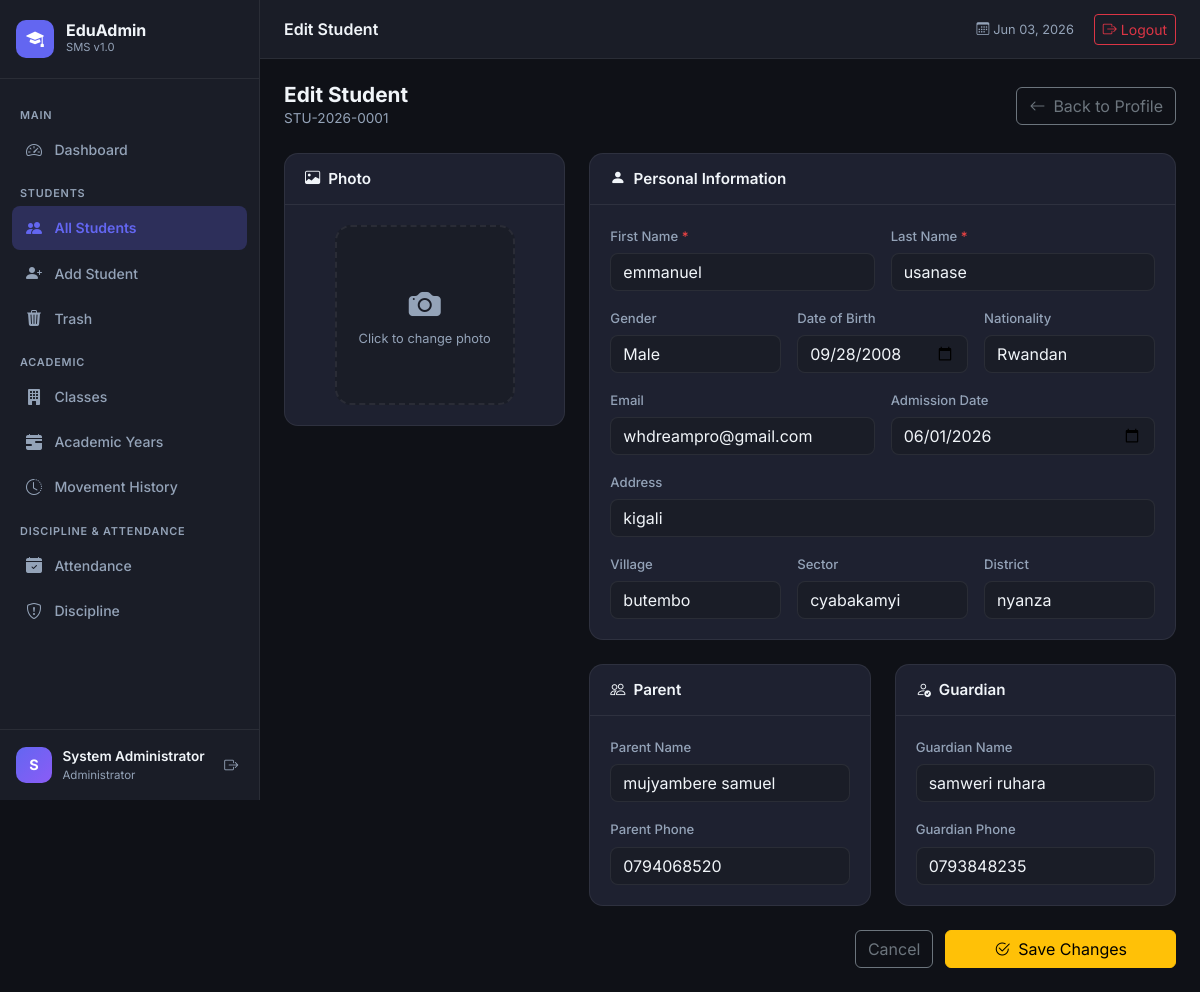
Screenshot of /public/index.php?page=students&action=edit&id=1 (signed in) with the database file from the repository.
### tables this page shows
CREATE TABLE `student_class_history` (
  `id` int(11) NOT NULL,
  `student_id` int(11) NOT NULL,
  `class_id` int(11) NOT NULL,
  `academic_year_id` int(11) NOT NULL,
  `status` enum('active','promoted','transferred','completed','repeated') DEFAULT 'active',
  `reason` enum('New Admission','Promotion','Transfer','Repeat') DEFAULT 'New Admission',
  `start_date` date NOT NULL,
  `end_date` date DEFAULT NULL,
  `remarks` text DEFAULT NULL,
  `created_at` timestamp NOT NULL DEFAULT current_timestamp(),
  `updated_at` timestamp NOT NULL DEFAULT current_timestamp() ON UPDATE current_timestamp()
);

CREATE TABLE `students` (
  `id` int(11) NOT NULL,
  `registration_number` varchar(50) NOT NULL,
  `first_name` varchar(100) NOT NULL,
  `last_name` varchar(100) NOT NULL,
  `gender` enum('Male','Female','Other') NOT NULL,
  `date_of_birth` date NOT NULL,
  `photo` varchar(255) DEFAULT NULL,
  `parent_name` varchar(200) DEFAULT NULL,
  `parent_phone` varchar(30) DEFAULT NULL,
  `guardian_name` varchar(200) DEFAULT NULL,
  `guardian_phone` varchar(30) DEFAULT NULL,
  `address` text DEFAULT NULL,
  `village` varchar(100) DEFAULT NULL,
  `sector` varchar(100) DEFAULT NULL,
  `district` varchar(100) DEFAULT NULL,
  `email` varchar(200) DEFAULT NULL,
  `nationality` varchar(100) DEFAULT 'Rwandan',
  `admission_date` date NOT NULL,
  `deleted_at` timestamp NULL DEFAULT NULL,
  `created_at` timestamp NOT NULL DEFAULT current_timestamp(),
  `updated_at` timestamp NOT NULL DEFAULT current_timestamp() ON UPDATE current_timestamp()
);

### app/controllers/StudentController.php (called while the page is built, shortened)
<?php
class StudentController {
    private StudentModel $studentModel;
    public function __construct() {
        $this->studentModel = new StudentModel();
    }
    public function edit(): void {
        $id = (int)($_GET['id'] ?? 0);
        $student    = $this->studentModel->getById($id);
        require_once APP . '/views/students/edit.php';
    }
}

### app/config/database.php (called while the page is built)
<?php
class Database {
    private static $instance = null;
    private PDO $pdo;
    private string $host     = '127.0.0.1';
    private string $dbname   = 'student_management';
    private string $username = 'root';
    private string $password = '';
    private string $charset  = 'utf8mb4';
    private string $port     = '3306';
    private function __construct() {
        $dsn = "mysql:host={$this->host};port={$this->port};dbname={$this->dbname};charset={$this->charset}";
        $options = [
            PDO::ATTR_ERRMODE            => PDO::ERRMODE_EXCEPTION,
            PDO::ATTR_DEFAULT_FETCH_MODE => PDO::FETCH_ASSOC,
            PDO::ATTR_EMULATE_PREPARES   => false,
        ];
        $this->pdo = new PDO($dsn, $this->username, $this->password, $options);
    }
    public static function getInstance(): self {
        if (self::$instance === null) {
            self::$instance = new self();
        }
        return self::$instance;
    }
    public function getConnection(): PDO {
        return $this->pdo;
    }
}

### app/models/Model.php (called while the page is built, shortened)
<?php
abstract class Model {
    protected PDO $db;
    public function __construct() {
        $this->db = Database::getInstance()->getConnection();
    }
    protected function query(string $sql, array $params = []): PDOStatement {
        $stmt = $this->db->prepare($sql);
        $stmt->execute($params);
        return $stmt;
    }
    protected function fetchOne(string $sql, array $params = []): array|false {
        return $this->query($sql, $params)->fetch();
    }
}

### app/models/StudentModel.php (called while the page is built, shortened)
<?php
class StudentModel extends Model {
    public function getById(int $id): array|false {
        return $this->fetchOne(
            "SELECT s.*,
                h.class_id, h.academic_year_id, h.status as enrollment_status,
                c.class_name, c.level,
                ay.year_name
             FROM students s
             LEFT JOIN student_class_history h ON h.student_id = s.id AND h.status = 'active'
             LEFT JOIN classes c ON c.id = h.class_id
             LEFT JOIN academic_years ay ON ay.id = h.academic_year_id
             WHERE s.id = ?",
            [$id]
        );
    }
}

### app/views/students/edit.php (the view, shortened to what this page needs)
<?php
require_once APP . '/views/layouts/header.php';
?>
<div class="page-header mb-4">
    <div>
        <h3 class="page-title">Edit Student</h3>
        <p class="page-subtitle"><?= htmlspecialchars($student['registration_number']) ?></p>
    </div>
    <a href="?page=students&action=view&id=<?= $student['id'] ?>" class="btn btn-outline-secondary">
        <i class="bi bi-arrow-left me-2"></i>Back to Profile
    </a>
</div>
<form id="editStudentForm" enctype="multipart/form-data">
<div class="row g-4">
    <div class="col-lg-4">
        <div class="card-glass">
            <div class="card-glass-header"><h5><i class="bi bi-image me-2"></i>Photo</h5></div>
            <div class="card-glass-body text-center">
                <div class="photo-upload-area" onclick="document.getElementById('photoInput').click()">
                    <?php if (!empty($student['photo'])): ?>
                        <img id="photoPreview" src="<?= uploadUrl($student['photo']) ?>" alt=""
                             style="width:100%;height:100%;object-fit:cover;border-radius:12px;">
                        <div id="photoPlaceholder" style="display:none">
                    <?php else: ?>
                        <div id="photoPlaceholder">
                    <?php endif; ?>
                            <i class="bi bi-camera-fill"></i><p>Click to change photo</p>
                        </div>
                </div>
            </div>
        </div>
    </div>
    <div class="col-lg-8">
        <div class="card-glass mb-4">
            <div class="card-glass-header"><h5><i class="bi bi-person-fill me-2"></i>Personal Information</h5></div>
            <div class="card-glass-body">
                <div class="row g-3">
                    <div class="col-md-6">
                        <label class="form-label required">First Name</label>
                        <input type="text" class="form-control" name="first_name" value="<?= htmlspecialchars($student['first_name']) ?>" required>
                    </div>
                    <div class="col-md-6">
                        <label class="form-label required">Last Name</label>
                        <input type="text" class="form-control" name="last_name" value="<?= htmlspecialchars($student['last_name']) ?>" required>
                    </div>
                    <div class="col-md-4">
                        <label class="form-label">Gender</label>
                        <select class="form-select" name="gender" required>
                            <?php foreach (['Male','Female','Other'] as $g): ?>
                            <option <?= $student['gender']===$g?'selected':'' ?>><?= $g ?></option>
                            <?php endforeach; ?>
                        </select>
                    </div>
                    <div class="col-md-4">
                        <label class="form-label">Date of Birth</label>
                        <input type="date" class="form-control" name="date_of_birth" value="<?= $student['date_of_birth'] ?>" required>
                    </div>
                    <div class="col-md-4">
                        <label class="form-label">Nationality</label>
                        <input type="text" class="form-control" name="nationality" value="<?= htmlspecialchars($student['nationality'] ?? 'Rwandan') ?>">
                    </div>
                    <div class="col-md-6">
                        <label class="form-label">Email</label>
                        <input type="email" class="form-control" name="email" value="<?= htmlspecialchars($student['email'] ?? '') ?>">
                    </div>
                    <div class="col-md-6">
                        <label class="form-label">Admission Date</label>
                        <input type="date" class="form-control" name="admission_date" value="<?= $student['admission_date'] ?>">
                    </div>
                    <div class="col-12"><label class="form-label">Address</label>
                        <input type="text" class="form-control" name="address" value="<?= htmlspecialchars($student['address'] ?? '') ?>">
                    </div>
                    <div class="col-md-4"><label class="form-label">Village</label>
                        <input type="text" class="form-control" name="village" value="<?= htmlspecialchars($student['village'] ?? '') ?>">
                    </div>
                    <div class="col-md-4"><label class="form-label">Sector</label>
                        <input type="text" class="form-control" name="sector" value="<?= htmlspecialchars($student['sector'] ?? '') ?>">
                    </div>
                    <div class="col-md-4"><label class="form-label">District</label>
                        <input type="text" class="form-control" name="district" value="<?= htmlspecialchars($student['district'] ?? '') ?>">
                    </div>
                </div>
            </div>
        </div>
        <div class="row g-4">
            <div class="col-md-6">
                <div class="card-glass">
                    <div class="card-glass-header"><h5><i class="bi bi-people me-2"></i>Parent</h5></div>
                    <div class="card-glass-body">
                        <label class="form-label">Parent Name</label>
                        <input type="text" class="form-control mb-3" name="parent_name" value="<?= htmlspecialchars($student['parent_name'] ?? '') ?>">
                        <label class="form-label">Parent Phone</label>
                        <input type="tel" class="form-control" name="parent_phone" value="<?= htmlspecialchars($student['parent_phone'] ?? '') ?>">
                    </div>
                </div>
            </div>
            <div class="col-md-6">
                <div class="card-glass">
                    <div class="card-glass-header"><h5><i class="bi bi-person-check me-2"></i>Guardian</h5></div>
                    <div class="card-glass-body">
                        <label class="form-label">Guardian Name</label>
                        <input type="text" class="form-control mb-3" name="guardian_name" value="<?= htmlspecialchars($student['guardian_name'] ?? '') ?>">
                        <label class="form-label">Guardian Phone</label>
                        <input type="tel" class="form-control" name="guardian_phone" value="<?= htmlspecialchars($student['guardian_phone'] ?? '') ?>">
                    </div>
                </div>
            </div>
        </div>
    </div>
    <div class="col-12 text-end">
        <a href="?page=students&action=view&id=<?= $student['id'] ?>" class="btn btn-outline-secondary me-2">Cancel</a>
        <button type="submit" class="btn btn-warning px-5" id="updateBtn">
            <i class="bi bi-check2-circle me-2"></i>Save Changes
        </button>
    </div>
</div>
</form>
<?php require_once APP . '/views/layouts/footer.php'; ?>

### public/assets/css/style.css (style rules this page uses)
:root { --bg-primary: #0f1117; --bg-secondary: #1a1d27; --bg-card: #1e2130; --bg-card-hover:#252840; --sidebar-w: 260px; --accent: #6366f1; --accent-hover: #5153d6; --accent-glow: rgba(99,102,241,0.25); --success: #22c55e; --warning: #f59e0b; --danger: #ef4444; --info: #06b6d4; --text-primary: #f1f5f9; --text-muted: #94a3b8; --border: rgba(255,255,255,0.07); --radius: 14px; --radius-sm: 8px; --shadow: 0 4px 24px rgba(0,0,0,0.4); --transition: 0.2s ease; }
*, *::before, *::after { box-sizing: border-box; margin: 0; padding: 0; }
body { font-family: 'Inter', sans-serif; background: var(--bg-primary); color: var(--text-primary); font-size: 14px; }
.form-control, .form-select { background: var(--bg-secondary); border: 1px solid var(--border); color: var(--text-primary); border-radius: var(--radius-sm); }
.form-control::placeholder { color: var(--text-muted); }
.form-label { color: var(--text-muted); font-size: 0.82rem; font-weight: 500; margin-bottom: 0.4rem; }
.form-label.required::after { content: ' *'; color: var(--danger); }
.app-body { display: flex; min-height: 100vh; overflow-x: hidden; }
.page-header { display: flex; align-items: center; justify-content: space-between; flex-wrap: wrap; gap: 1rem; }
.page-title { font-size: 1.3rem; font-weight: 700; margin: 0; }
.page-subtitle { color: var(--text-muted); margin: 0; font-size: 0.85rem; }
.card-glass { background: var(--bg-card); border: 1px solid var(--border); border-radius: var(--radius); overflow: hidden; }
.card-glass-header { padding: 1rem 1.25rem; border-bottom: 1px solid var(--border); }
.card-glass-header h5 { margin: 0; font-size: 0.95rem; font-weight: 600; }
.card-glass-body { padding: 1.25rem; }
.photo-upload-area { width: 180px; height: 180px; border: 2px dashed var(--border); border-radius: 16px; display: flex; align-items: center; justify-content: center; flex-direction: column; cursor: pointer; margin: 0 auto; transition: var(--transition); background: var(--bg-secondary); overflow: hidden; }
.photo-upload-area i { font-size: 2rem; color: var(--text-muted); margin-bottom: 0.5rem; }
.photo-upload-area p { font-size: 0.8rem; color: var(--text-muted); margin: 0; }

### rows the page displays
student_class_history: student.registration_number "STU-2026-0001", first_name "emmanuel", last_name "usanase", date_of_birth "09/28/2008", nationality "Rwandan", email "whdreampro@gmail.com", admission_date "06/01/2026", address "kigali", village "butembo", sector "cyabakamyi", district "nyanza", parent_name "mujyambere samuel", parent_phone "0794068520", guardian_name "samweri ruhara", guardian_phone "0793848235"
students: gender "Male"

### other values shown
substr($adminName,0,1) "S"
$adminName "System Administrator"
$pageTitle "Edit Student"
